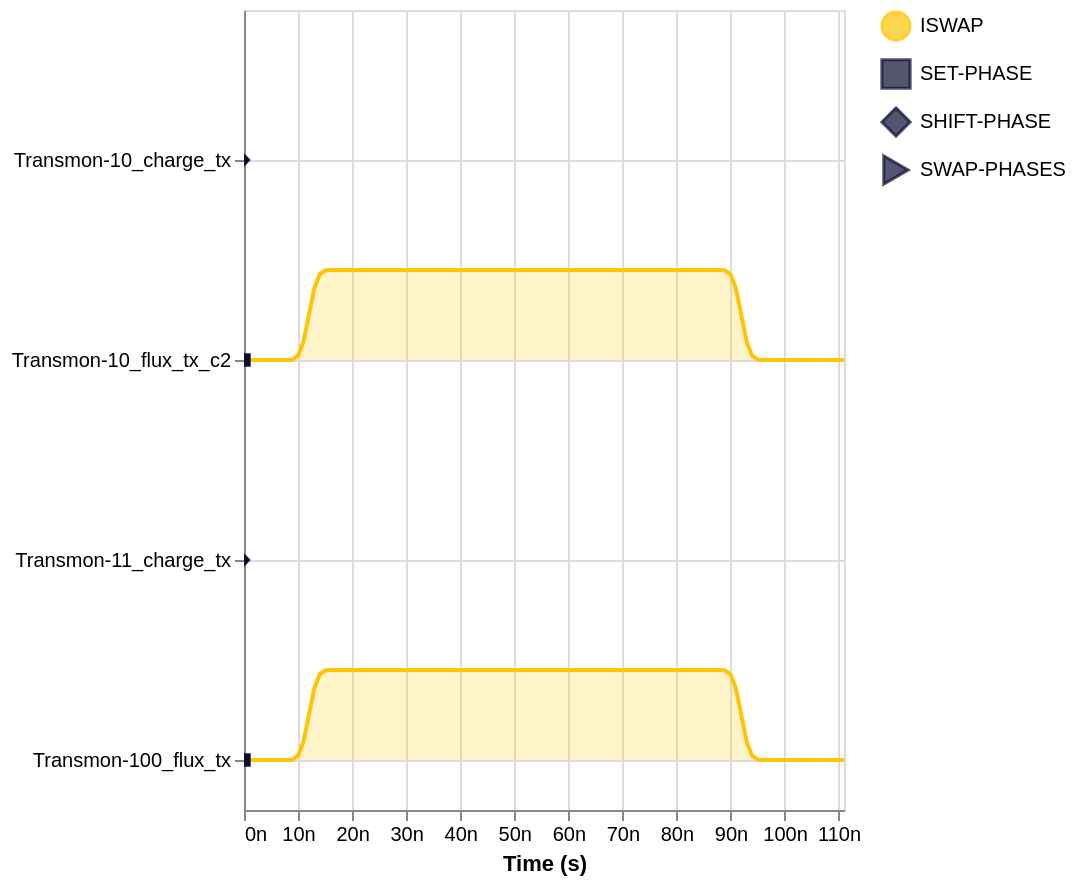

This figure's notebook cell:
### Markdown cell above
### Changing Plot Settings

There is a lot that is customizable about the plot that goes beyond that simple opinionated one-liner. We can change how we group the pulses into lanes on the Y-axis, the color map of the instructions, and more. Let's explore this here. The `PlottableProgramPulseSchedule` follows a [builder pattern](https://en.wikipedia.org/wiki/Builder_pattern), so can change settings about it by call simply-named methods on it before the final `.draw()` call.

The following example adjusts the Y-Axis lanes to be drawn by frames rather than qubits. This change separates a qubit's charge, flux, and readout lines onto rows of their own.

### Code cell
iswap = load_program('single_gate_iswap')

schedule = PlottableProgramPulseSchedule(iswap)
schedule.with_y_axis('Frame').draw()

### Figure 1 — Vega-Lite specification as saved in the notebook (floating-point values rounded to 4 significant figures)
{"config": {"view": {"continuousWidth": 300, "continuousHeight": 300}}, "layer": [{"layer": [{"mark": {"type": "area", "aria": false, "interpolate": "linear", "line": true, "strokeWidth": 1.5}, "encoding": {"color": {"field": "label", "legend": {"symbolSize": 200, "title": null}, "scale": {"domain": ["ISWAP", "SET-PHASE", "SHIFT-PHASE", "SWAP-PHASES"], "range": ["#ffc504", "#0d0d36", "#0d0d36", "#0d0d36"]}, "type": "nominal"}, "detail": {"field": "p", "type": "nominal"}, "fillOpacity": {"condition": {"param": "param_6d4b967e33180ca6", "value": 0.3}, "value": 0.05}, "strokeOpacity": {"condition": {"param": "param_6d4b967e33180ca6", "value": 1.0}, "value": 0.05}, "tooltip": [{"field": "operation", "title": "Operation", "type": "nominal"}, {"field": "frame", "title": "Frame", "type": "nominal"}, {"field": "channel", "title": "Channel Type", "type": "nominal"}, {"field": "memory", "title": "Memory", "type": "nominal"}, {"field": "t0", "format": ".3e", "title": "Start (s)", "type": "quantitative"}, {"field": "t1", "format": ".3e", "title": "End (s)", "type": "quantitative"}, {"field": "t", "format": ".3e", "title": "Time (s)", "type": "quantitative"}, {"field": "i", "title": "I", "type": "quantitative"}], "x": {"axis": {"format": "~s"}, "field": "t", "scale": {"nice": false, "zero": false}, "title": "Time (s)", "type": "quantitative"}, "y": {"axis": {"grid": true, "labelExpr": "[\"Transmon-100_flux_tx\", \"Transmon-11_charge_tx\", \"Transmon-10_flux_tx_c2\", \"Transmon-10_charge_tx\"][datum.value]", "title": null, "values": [0, 1, 2, 3]}, "field": "yi", "scale": {"domain": [-0.25, 3.75], "nice": false}, "title": null, "type": "quantitative"}, "y2": {"field": "b"}}, "name": "view_5f9660a58b0d394e_0"}, {"mark": {"type": "area", "aria": false, "interpolate": "linear", "line": true, "strokeWidth": 1.5}, "encoding": {"color": {"field": "label", "legend": {"symbolSize": 200, "title": null}, "scale": {"domain": ["ISWAP", "SET-PHASE", "SHIFT-PHASE", "SWAP-PHASES"], "range": ["#ffc504", "#0d0d36", "#0d0d36", "#0d0d36"]}, "type": "nominal"}, "detail": {"field": "p", "type": "nominal"}, "fillOpacity": {"condition": {"param": "param_6d4b967e33180ca6", "value": 0.3}, "value": 0.05}, "strokeOpacity": {"condition": {"param": "param_6d4b967e33180ca6", "value": 1.0}, "value": 0.05}, "tooltip": [{"field": "operation", "title": "Operation", "type": "nominal"}, {"field": "frame", "title": "Frame", "type": "nominal"}, {"field": "channel", "title": "Channel Type", "type": "nominal"}, {"field": "memory", "title": "Memory", "type": "nominal"}, {"field": "t0", "format": ".3e", "title": "Start (s)", "type": "quantitative"}, {"field": "t1", "format": ".3e", "title": "End (s)", "type": "quantitative"}, {"field": "t", "format": ".3e", "title": "Time (s)", "type": "quantitative"}, {"field": "q", "title": "Q", "type": "quantitative"}], "x": {"axis": {"format": "~s"}, "field": "t", "scale": {"nice": false, "zero": false}, "title": "Time (s)", "type": "quantitative"}, "y": {"axis": {"grid": true, "labelExpr": "[\"Transmon-100_flux_tx\", \"Transmon-11_charge_tx\", \"Transmon-10_flux_tx_c2\", \"Transmon-10_charge_tx\"][datum.value]", "title": null, "values": [0, 1, 2, 3]}, "field": "yq", "scale": {"domain": [-0.25, 3.75], "nice": false}, "title": null, "type": "quantitative"}, "y2": {"field": "b"}}, "transform": [{"filter": "datum['hasq']"}]}], "data": {"name": "data-ce4e908f956494a158d715787f07df5d"}, "transform": [{"lookup": "s", "from": {"data": {"name": "data-2c638f5f26d8e8a4d1495980d466f489"}, "key": "s", "fields": ["dt", "i", "q", "hasq"]}}, {"flatten": ["dt", "i", "q"]}, {"calculate": "datum.t0 + datum.dt", "as": "t"}, {"calculate": "datum.i * datum.kr + datum.b", "as": "yi"}, {"calculate": "datum.q * datum.kr + datum.b", "as": "yq"}]}, {"data": {"name": "data-d663af873fa6ac9028c13a155c0df09b"}, "mark": {"type": "point", "aria": false, "color": "#0d0d36", "filled": true, "size": 45}, "encoding": {"opacity": {"condition": {"param": "param_6d4b967e33180ca6", "value": 1.0}, "value": 0.05}, "shape": {"field": "label", "legend": {"symbolSize": 200, "title": null}, "scale": {"domain": ["ISWAP", "SET-PHASE", "SHIFT-PHASE", "SWAP-PHASES"], "range": ["circle", "square", "diamond", "triangle-right"]}, "type": "nominal"}, "tooltip": [{"field": "operation", "title": "Operation", "type": "nominal"}, {"field": "label", "title": "Instruction", "type": "nominal"}, {"field": "frame", "title": "Frame", "type": "nominal"}, {"field": "partner", "title": "Swapped With", "type": "nominal"}, {"field": "channel", "title": "Channel Type", "type": "nominal"}, {"field": "t", "format": ".3e", "title": "Time (s)", "type": "quantitative"}], "x": {"axis": {"format": "~s"}, "field": "t", "scale": {"nice": false, "zero": false}, "title": "Time (s)", "type": "quantitative"}, "y": {"axis": {"grid": true, "labelExpr": "[\"Transmon-100_flux_tx\", \"Transmon-11_charge_tx\", \"Transmon-10_flux_tx_c2\", \"Transmon-10_charge_tx\"][datum.value]", "title": null, "values": [0, 1, 2, 3]}, "field": "b", "scale": {"domain": [-0.25, 3.75], "nice": false}, "title": null, "type": "quantitative"}}}], "height": 400, "params": [{"name": "param_6d4b967e33180ca6", "select": {"type": "point", "fields": ["label"]}, "bind": "legend", "views": ["view_5f9660a58b0d394e_0"]}, {"name": "param_1e9efca18e7a2868", "select": {"type": "interval", "encodings": ["x", "y"]}, "bind": "scales", "views": ["view_5f9660a58b0d394e_0"]}], "width": 300, "$schema": "https://vega.github.io/schema/vega-lite/v6.4.1.json", "datasets": {"data-ce4e908f956494a158d715787f07df5d": [{"p": 0, "s": 0, "t0": 0.0, "t1": 1.12e-07, "b": 2, "kr": 0.45, "label": "ISWAP", "operation": "ISWAP", "frame": "Transmon-10_flux_tx_c2", "channel": "QDOFastFluxChannel", "memory": ""}, {"p": 1, "s": 0, "t0": 0.0, "t1": 1.12e-07, "b": 0, "kr": 0.45, "label": "ISWAP", "operation": "ISWAP", "frame": "Transmon-100_flux_tx", "channel": "QDOFastFluxChannel", "memory": ""}], "data-2c638f5f26d8e8a4d1495980d466f489": [{"s": 0, "dt": [0.0, 7e-09, 8e-09, 9e-09, 1e-08, 1.1e-08, 1.2e-08, 1.3e-08, 1.4e-08, 1.5e-08, 1.6e-08, 1.7e-08, 1.8e-08, 8.6e-08, 8.7e-08, 8.8e-08, 8.9e-08, 9e-08, 9.1e-08, 9.2e-08, 9.3e-08, 9.4e-08, 9.5e-08, 9.6e-08, 1.11e-07], "i": [0.0, 0.0, 0.0004339, 0.006251, 0.04795, 0.2026, 0.5, 0.7974, 0.952, 0.9938, 0.9996, 1.0, 1.0, 1.0, 1.0, 0.9996, 0.9938, 0.952, 0.7974, 0.5, 0.2026, 0.04795, 0.006251, 0.0, 0.0], "q": [0.0, 0.0, 0.0, 0.0, 0.0, 0.0, 0.0, 0.0, 0.0, 0.0, 0.0, 0.0, 0.0, 0.0, 0.0, 0.0, 0.0, 0.0, 0.0, 0.0, 0.0, 0.0, 0.0, 0.0, 0.0], "hasq": false}], "data-d663af873fa6ac9028c13a155c0df09b": [{"t": 0.0, "b": 0, "frame": "Transmon-100_flux_tx", "channel": "QDOFastFluxChannel", "operation": "ISWAP", "label": "SET-PHASE", "partner": ""}, {"t": 0.0, "b": 3, "frame": "Transmon-10_charge_tx", "channel": "QGSx2Channel", "operation": "ISWAP", "label": "SHIFT-PHASE", "partner": ""}, {"t": 0.0, "b": 1, "frame": "Transmon-11_charge_tx", "channel": "QGSx2Channel", "operation": "ISWAP", "label": "SHIFT-PHASE", "partner": ""}, {"t": 0.0, "b": 2, "frame": "Transmon-10_flux_tx_c2", "channel": "QDOFastFluxChannel", "operation": "ISWAP", "label": "SET-PHASE", "partner": ""}, {"t": 0.0, "b": 3, "frame": "Transmon-10_charge_tx", "channel": "QGSx2Channel", "operation": "ISWAP", "label": "SWAP-PHASES", "partner": "Transmon-11_charge_tx"}, {"t": 0.0, "b": 1, "frame": "Transmon-11_charge_tx", "channel": "QGSx2Channel", "operation": "ISWAP", "label": "SWAP-PHASES", "partner": "Transmon-10_charge_tx"}]}}
